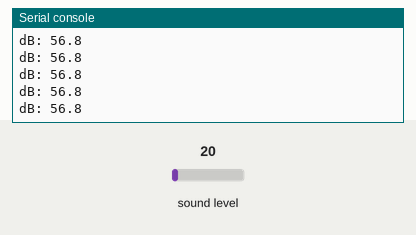
Simulated run of this program. Board: CircuitPython board. Parts: the last lines printed to the serial console. The test bench sets the inputs (shaded band); at power-on: sound level 20.

Above: at 1.2 s.
1.3 s: sound level set to 5
At 1.46 s:
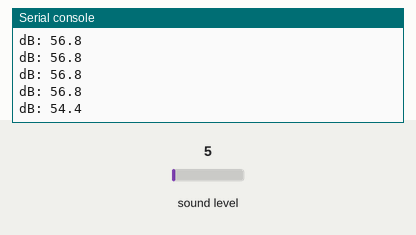
2.8 s: sound level set to 64
At 2.91 s:
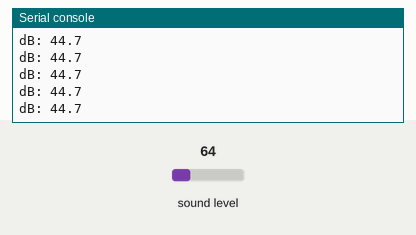
Timing chart, 0 to 5.8 s (numbered marks = the images above; inputs shaded):
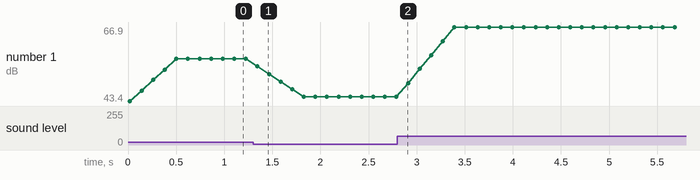

The program:

mic_db_test.py
```python
# Wiring:
# CLK → A0
# DAT → A1
# 3V  → 3.3V
# GND → GND


import array
import math
import board
import audiobusio
import time

mic = audiobusio.PDMIn(board.A0, board.A1, sample_rate=16000, bit_depth=16)
samples = array.array("H", [0] * 320)

REFERENCE = 32768
DB_OFFSET = 100

# Initialize smoothing history
SMOOTHING = 5
db_history = [40] * SMOOTHING

def mean(values):
    return sum(values) / len(values)

def normalized_rms(values):
    minbuf = int(mean(values))
    samples_sum = sum(
        float(sample - minbuf) * (sample - minbuf)
        for sample in values
    )
    return math.sqrt(samples_sum / len(values))

while True:
    mic.record(samples, len(samples))
    rms = normalized_rms(samples)

    if rms == 0:
        rms = 0.0001

    db = 20 * (math.log(rms / REFERENCE) / math.log(10)) + DB_OFFSET
    db = max(db, 30)

    # Smooth the reading
    db_history.append(db)
    db_history.pop(0)
    smoothed_db = sum(db_history) / SMOOTHING

    print(f"dB: {smoothed_db:.1f}")
    time.sleep(0.1)
```

Measured:
- after the input at 1.3 s, the serial console: prints a new line after 0.05 s (image 1)
- plotted number 1: 56.8 → 44.7 after the input at 1.3 s, 44.7 → 66.9 after the input at 2.8 s
